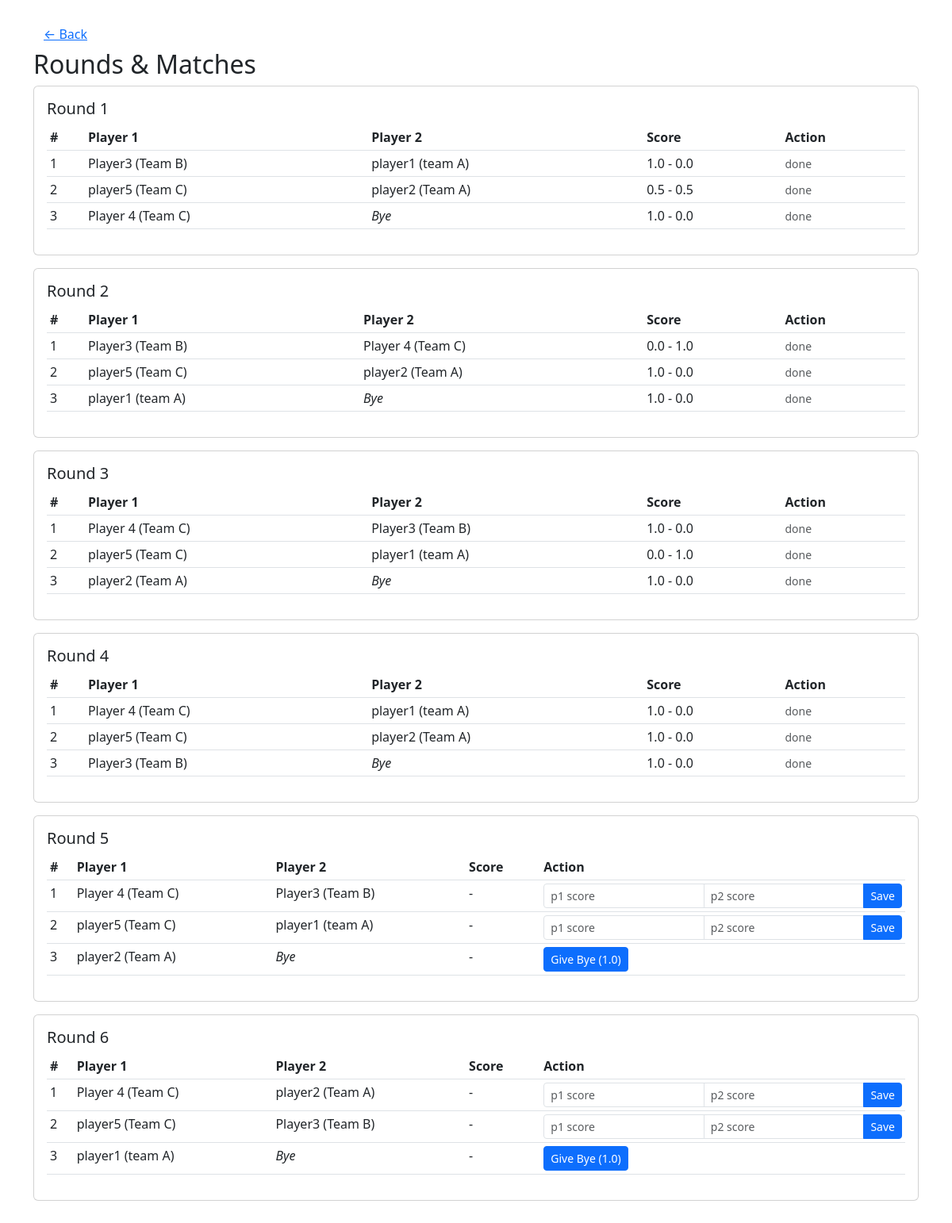
Page /rounds on the committed database.
### models.py (models this page shows)
class Round(Base):
    __tablename__ = 'rounds'
    id = Column(Integer, primary_key=True)
    number = Column(Integer)

class Match(Base):
    __tablename__ = 'matches'
    id = Column(Integer, primary_key=True)
    round_id = Column(Integer, ForeignKey('rounds.id'))
    p1_id = Column(Integer, ForeignKey('players.id'))
    p2_id = Column(Integer, ForeignKey('players.id'), nullable=True)
    p1_score = Column(Float)
    p2_score = Column(Float)
    finished = Column(Boolean, default=False)
    p1 = relationship("Player", foreign_keys=[p1_id])
    p2 = relationship("Player", foreign_keys=[p2_id])

class Player(Base):
    __tablename__ = 'players'
    id = Column(Integer, primary_key=True)
    name = Column(String)
    team = Column(String)
    rating = Column(Integer)

### main.py (the view)
@app.route("/rounds")
def rounds():
    sess = get_session()
    try:
        rounds = sess.query(Round).order_by(Round.number).all()
        all_matches = sess.query(Match).all()
        matches = {}
        for r in rounds:
            matches[r.id] = [m for m in all_matches if m.round_id == r.id]
        return render_template("rounds.html", rounds=rounds, matches=matches)
    finally:
        sess.close()

### models.py (called while the page is built)
def get_session():
    return Session()

### templates/rounds.html (shortened to what this page needs)
<!doctype html>
<html>
<head>
  <link href="https://cdn.jsdelivr.net/npm/bootstrap@5.3.0/dist/css/bootstrap.min.css" rel="stylesheet">
</head>
<body>
  <div class="container py-4">
    <a href="{{ url_for('index') }}" class="btn btn-link">&larr; Back</a>
    <h2>Rounds & Matches</h2>
    {% for r in rounds %}
    <div class="card mb-3">
      <div class="card-body">
        <h5>Round {{ r.number }}</h5>
        <table class="table table-sm">
          <thead><tr><th>#</th><th>Player 1</th><th>Player 2</th><th>Score</th><th>Action</th></tr></thead>
          <tbody>
            {% for m in matches[r.id] %}
            <tr>
              <td>{{ loop.index }}</td>
              <td>{{ m.p1.name }} ({{ m.p1.team }})</td>
              <td>{% if m.p2 %}{{ m.p2.name }} ({{ m.p2.team }}){% else %}<em>Bye</em>{% endif %}</td>
              <td>
                {% if m.finished %}
                  {{ m.p1_score }} - {{ m.p2_score }}
                {% else %}
                  -
                {% endif %}
              </td>
              <td>
                {% if not m.finished %}
                  <form method="post" action="{{ url_for('report_result', match_id=m.id) }}">
                    {% if m.p2 %}
                      <div class="input-group input-group-sm">
                        <input name="p1_score" type="number" step="0.5" min="0" max="1" class="form-control" placeholder="p1 score" required>
                        <input name="p2_score" type="number" step="0.5" min="0" max="1" class="form-control" placeholder="p2 score" required>
                        <button class="btn btn-primary btn-sm">Save</button>
                      </div>
                    {% else %}
                      <button class="btn btn-primary btn-sm">Give Bye (1.0)</button>
                    {% endif %}
                  </form>
                {% else %}
                  <small class="text-muted">done</small>
                {% endif %}
              </td>
            </tr>
            {% endfor %}
          </tbody>
        </table>
      </div>
    </div>
    {% endfor %}
  </div>
</body>
</html>

### rows in the picture
Round: number "1"
Match: p1.name "Player3", p1.team "Team B", p2.name "player1", p2.team "team A", p1_score "1.0", p2_score "0.0", finished "done"
Match: p1.name "player5", p1.team "Team C", p2.name "player2", p2.team "Team A", p1_score "0.5", p2_score "0.5", finished "done"
Match: p1.name "Player 4", p1.team "Team C", shows "Bye", p1_score "1.0", p2_score "0.0", finished "done"
Round: number "2"
Match: p1.name "Player3", p1.team "Team B", p2.name "Player 4", p2.team "Team C", p1_score "0.0", p2_score "1.0", finished "done"
Match: p1.name "player5", p1.team "Team C", p2.name "player2", p2.team "Team A", p1_score "1.0", p2_score "0.0", finished "done"
Match: p1.name "player1", p1.team "team A", shows "Bye", p1_score "1.0", p2_score "0.0", finished "done"
Round: number "3"
Match: p1.name "Player 4", p1.team "Team C", p2.name "Player3", p2.team "Team B", p1_score "1.0", p2_score "0.0", finished "done"
Match: p1.name "player5", p1.team "Team C", p2.name "player1", p2.team "team A", p1_score "0.0", p2_score "1.0", finished "done"
Match: p1.name "player2", p1.team "Team A", shows "Bye", p1_score "1.0", p2_score "0.0", finished "done"
Round: number "4"
Match: p1.name "Player 4", p1.team "Team C", p2.name "player1", p2.team "team A", p1_score "1.0", p2_score "0.0", finished "done"
Match: p1.name "player5", p1.team "Team C", p2.name "player2", p2.team "Team A", p1_score "1.0", p2_score "0.0", finished "done"
Match: p1.name "Player3", p1.team "Team B", shows "Bye", p1_score "1.0", p2_score "0.0", finished "done"
Round: number "5"
Match: p1.name "Player 4", p1.team "Team C", p2.name "Player3", p2.team "Team B"
Match: p1.name "player5", p1.team "Team C", p2.name "player1", p2.team "team A"
Match: p1.name "player2", p1.team "Team A", shows "Bye", shows "Give Bye (1.0)"
Round: number "6"
Match: p1.name "Player 4", p1.team "Team C", p2.name "player2", p2.team "Team A"
Match: p1.name "player5", p1.team "Team C", p2.name "Player3", p2.team "Team B"
Match: p1.name "player1", p1.team "team A", shows "Bye", shows "Give Bye (1.0)"
